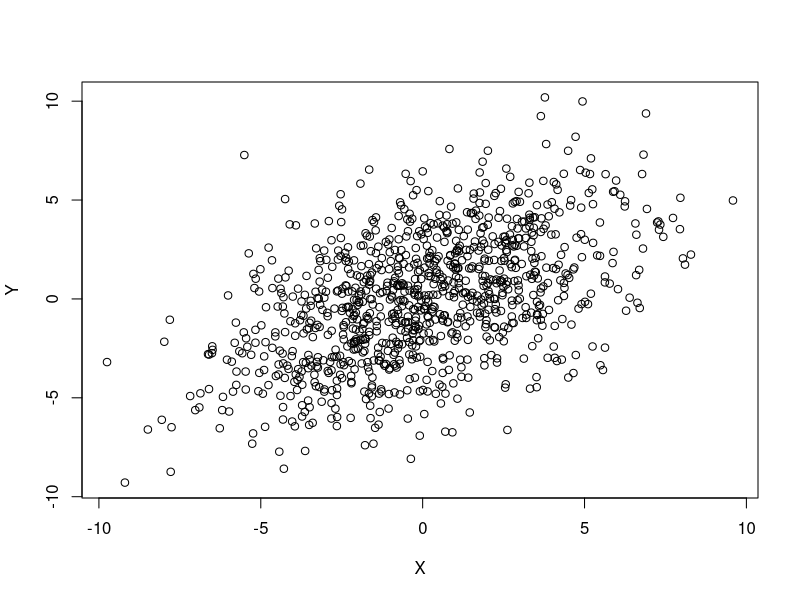
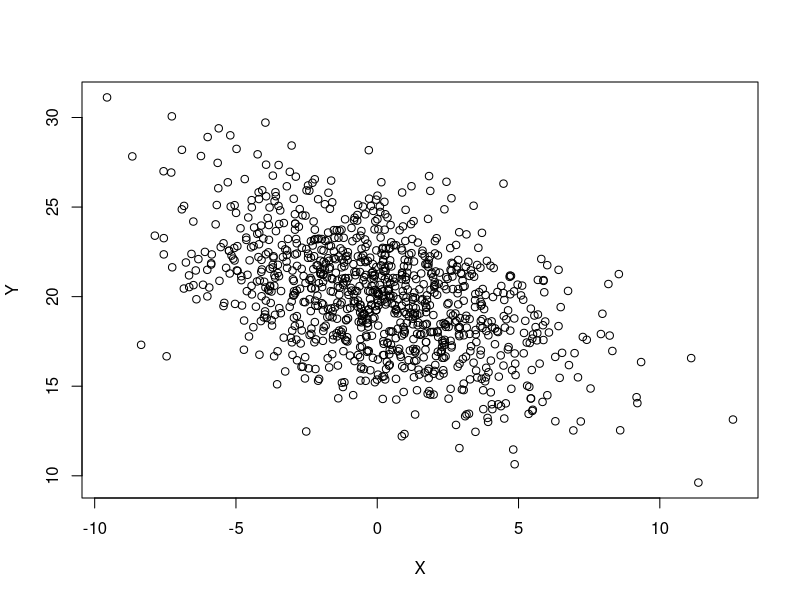
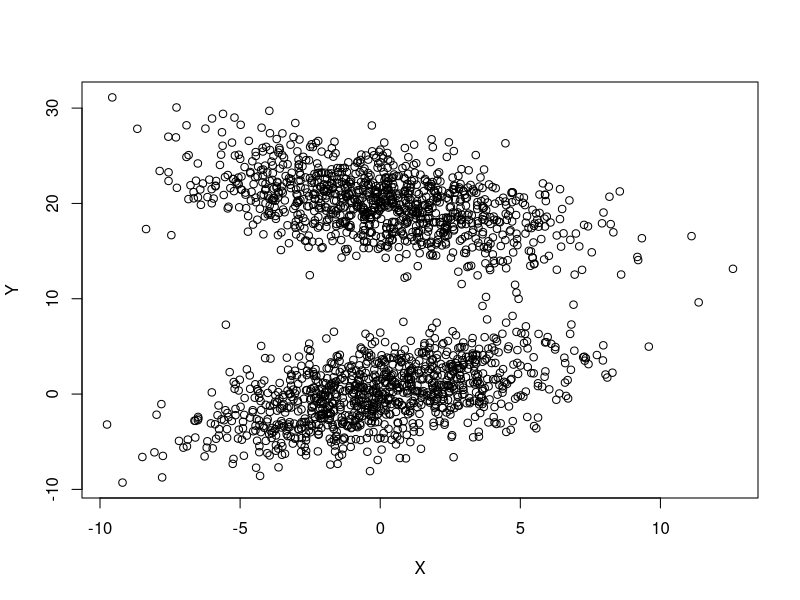
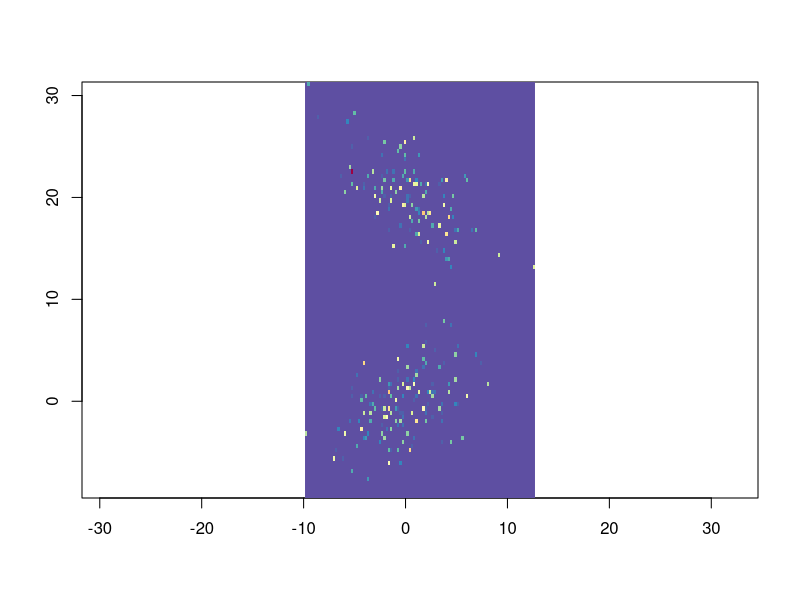
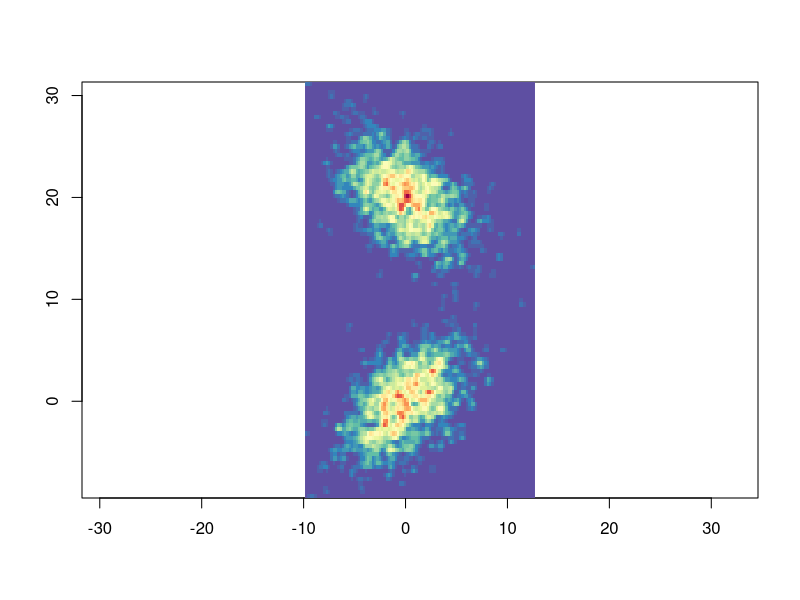
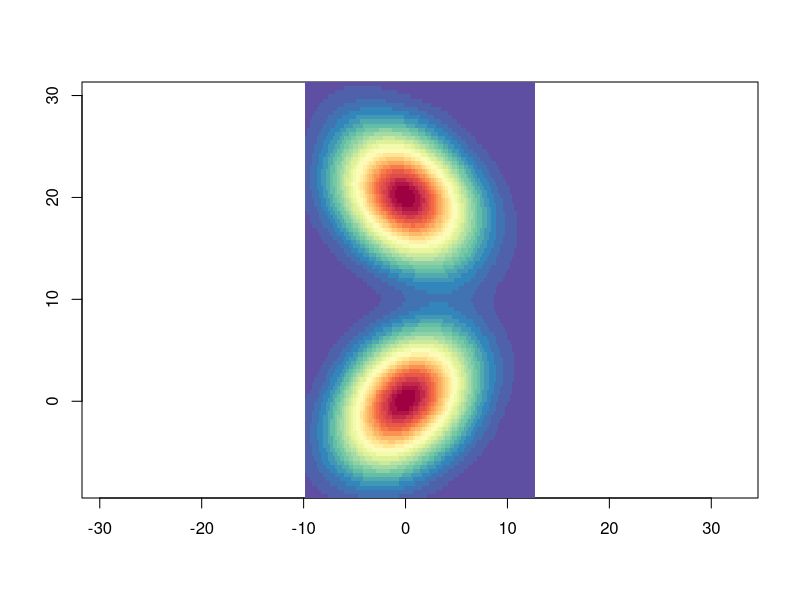
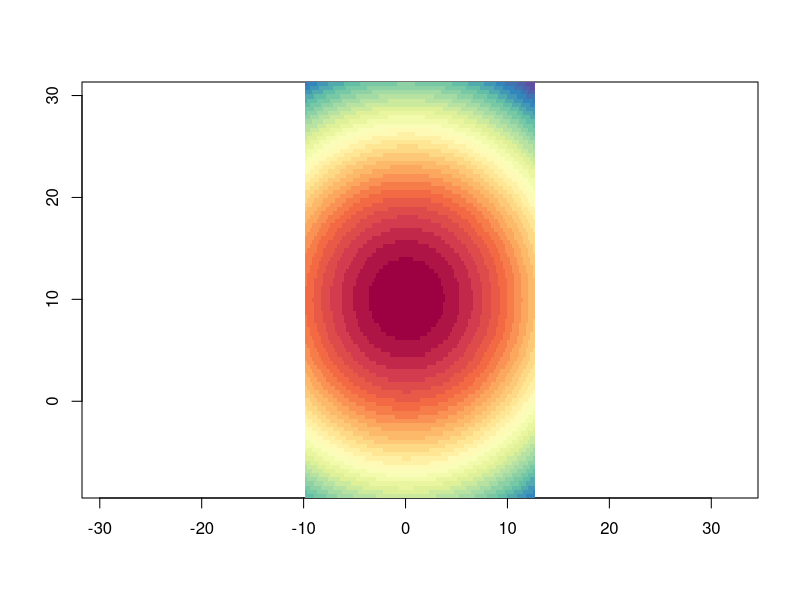
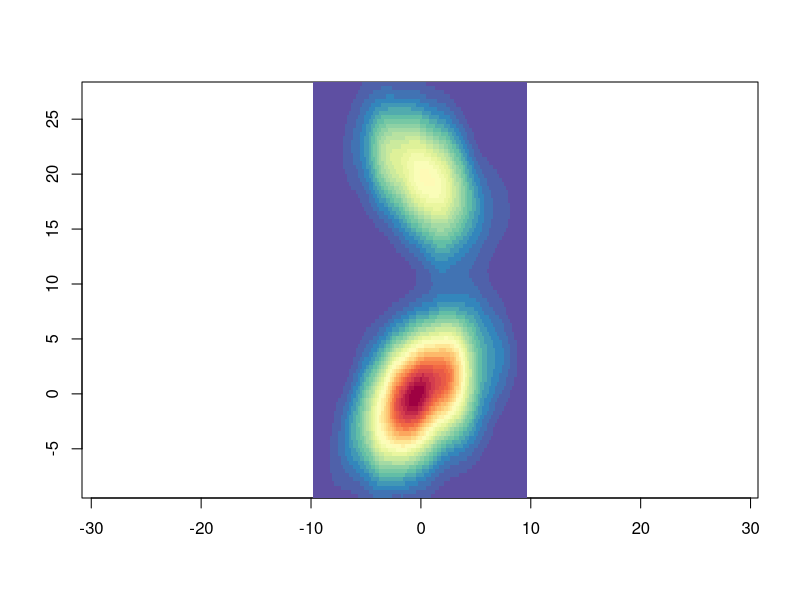

Generate these figures, in order, with R:
library(MASS)
library(RColorBrewer)

# get color palette for heat map
palette.function = colorRampPalette(rev(brewer.pal(11,'Spectral')))
heat.colors = palette.function(32)

# generate first bivariate sample
cov1 = matrix(c(10,5,5,10),2,2)
data1 = mvrnorm(n=1000, c(0,0), cov1)
plot(data1, xlab = "X", ylab = "Y")

# generate second bivariate sample
cov2 = matrix(c(10,-5,-5,10),2,2)
data2 = mvrnorm(n=1000, c(0,20), cov2)
plot(data2, xlab = "X", ylab = "Y")

# combine samples
combined.data = rbind(data1, data2)
plot(combined.data, xlab = "X", ylab = "Y")

# get and display bivariate KDE of combined data with different bandwidths
est = kde2d(combined.data[,1], combined.data[,2], h=0.1, n=c(100,100))  # h=0.1
image(est, col = heat.colors, useRaster=TRUE, asp=1)

est = kde2d(combined.data[,1], combined.data[,2], h=1, n=c(100,100))  # h=1
image(est, col = heat.colors, useRaster=TRUE, asp=1)

est = kde2d(combined.data[,1], combined.data[,2], h=10, n=c(100,100))  # h=10
image(est, col = heat.colors, useRaster=TRUE, asp=1)

est = kde2d(combined.data[,1], combined.data[,2], h=100, n=c(100,100))  # h=100
image(est, col = heat.colors, useRaster=TRUE, asp=1)

# what happens if the first sample is larger than the second?
data2 = mvrnorm(n=500, c(0,20), cov2)  # resample second dataset with n=500 rather than n=1000
combined.data = rbind(data1, data2)    # recombine with first dataset
est = kde2d(combined.data[,1], combined.data[,2], n=c(100,100))
image(est, col = heat.colors, useRaster=TRUE, asp=1)
